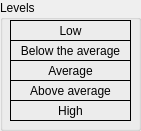
  <widget class="QGroupBox" name="groupBox_9">
   <property name="geometry">
    <rect>
     <x>490</x>
     <y>10</y>
     <width>141</width>
     <height>131</height>
    </rect>
   </property>
   <property name="title">
    <string>Levels</string>
   </property>
   <property name="flat">
    <bool>false</bool>
   </property>
   <widget class="QWidget" name="horizontalLayoutWidget_30">
    <property name="geometry">
     <rect>
      <x>10</x>
      <y>40</y>
      <width>121</width>
      <height>21</height>
     </rect>
    </property>
    <layout class="QHBoxLayout" name="horizontalLayout_32">
     <item>
      <widget class="QLabel" name="labelBAverage">
       <property name="frameShape">
        <enum>QFrame::Box</enum>
       </property>
       <property name="text">
        <string>Below the average</string>
       </property>
       <property name="alignment">
        <set>Qt::AlignCenter</set>
       </property>
      </widget>
     </item>
    </layout>
   </widget>
   <widget class="QWidget" name="horizontalLayoutWidget_34">
    <property name="geometry">
     <rect>
      <x>10</x>
      <y>60</y>
      <width>121</width>
      <height>21</height>
     </rect>
    </property>
    <layout class="QHBoxLayout" name="horizontalLayout_36">
     <item>
      <widget class="QLabel" name="labelAverage">
       <property name="frameShape">
        <enum>QFrame::Box</enum>
       </property>
       <property name="text">
        <string>Average</string>
       </property>
       <property name="alignment">
        <set>Qt::AlignCenter</set>
       </property>
      </widget>
     </item>
    </layout>
   </widget>
   <widget class="QWidget" name="horizontalLayoutWidget_35">
    <property name="geometry">
     <rect>
      <x>10</x>
      <y>80</y>
      <width>121</width>
      <height>21</height>
     </rect>
    </property>
    <layout class="QHBoxLayout" name="horizontalLayout_37">
     <item>
      <widget class="QLabel" name="labelAAverage">
       <property name="frameShape">
        <enum>QFrame::Panel</enum>
       </property>
       <property name="text">
        <string>Above average</string>
       </property>
       <property name="alignment">
        <set>Qt::AlignCenter</set>
       </property>
      </widget>
     </item>
    </layout>
   </widget>
   <widget class="QWidget" name="horizontalLayoutWidget_36">
    <property name="geometry">
     <rect>
      <x>10</x>
      <y>100</y>
      <width>121</width>
      <height>21</height>
     </rect>
    </property>
    <layout class="QHBoxLayout" name="horizontalLayout_38">
     <item>
      <widget class="QLabel" name="labelHigh">
       <property name="frameShape">
        <enum>QFrame::Box</enum>
       </property>
       <property name="text">
        <string>High</string>
       </property>
       <property name="alignment">
        <set>Qt::AlignCenter</set>
       </property>
      </widget>
     </item>
    </layout>
   </widget>
   <widget class="QWidget" name="horizontalLayoutWidget_41">
    <property name="geometry">
     <rect>
      <x>10</x>
      <y>20</y>
      <width>121</width>
      <height>21</height>
     </rect>
    </property>
    <layout class="QHBoxLayout" name="horizontalLayout_43">
     <item>
      <widget class="QLabel" name="labelLow">
       <property name="frameShape">
        <enum>QFrame::Box</enum>
       </property>
       <property name="text">
        <string>Low</string>
       </property>
       <property name="alignment">
        <set>Qt::AlignCenter</set>
       </property>
      </widget>
     </item>
    </layout>
   </widget>
  </widget>
